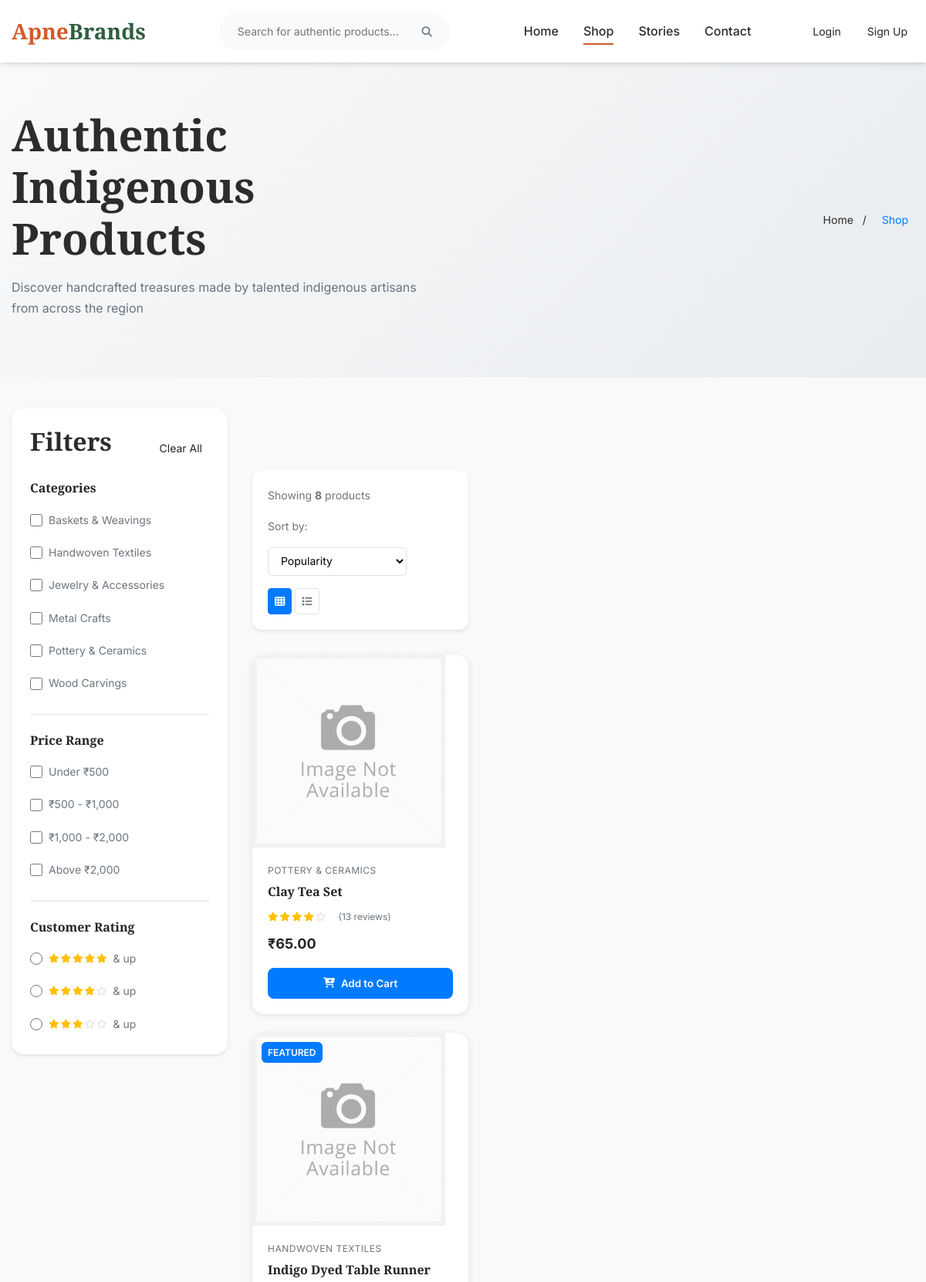
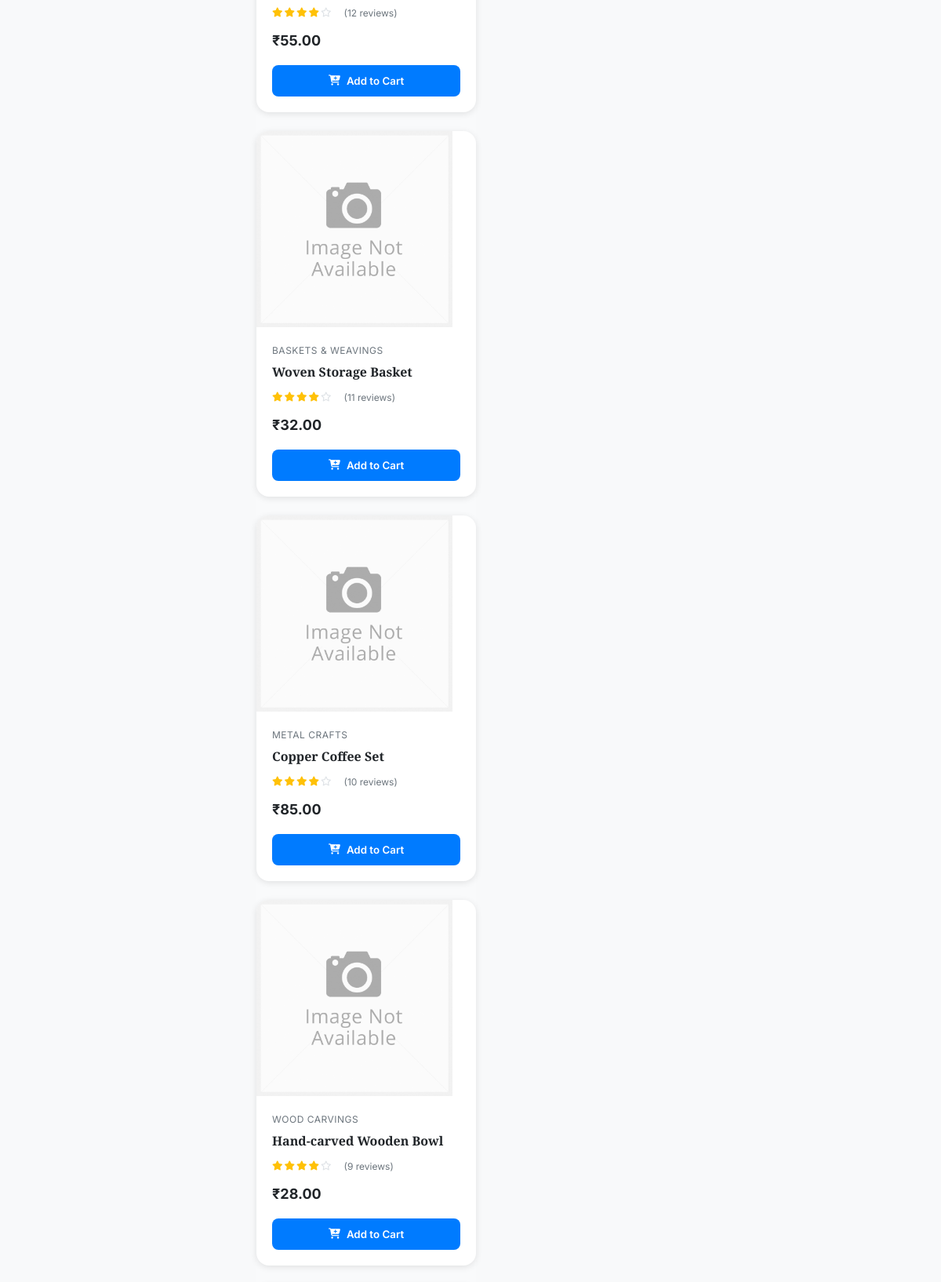
The app's page /shop/ (upper part) with its own data (2 pictures, top to bottom).
### ecommerce/models.py (models this page shows, shortened)
class Category(models.Model):
    name = models.CharField(max_length=100, unique=True)
    slug = models.SlugField(max_length=100, unique=True)
    description = models.TextField(blank=True)
    image = models.ImageField(upload_to='categories/', blank=True)
    is_active = models.BooleanField(default=True)
    created_at = models.DateTimeField(auto_now_add=True)
    class Meta:
        verbose_name_plural = 'Categories'
        ordering = ['name']

class Product(models.Model):
    AVAILABILITY_CHOICES = [
        ('in_stock', 'In Stock'),
        ('out_of_stock', 'Out of Stock'),
        ('limited', 'Limited Stock'),
    ]
    name = models.CharField(max_length=200)
    slug = models.SlugField(max_length=200, unique=True)
    category = models.ForeignKey(Category, on_delete=models.CASCADE, related_name='products')
    description = models.TextField()
    short_description = models.CharField(max_length=300, blank=True)
    price = models.DecimalField(max_digits=10, decimal_places=2)
    original_price = models.DecimalField(max_digits=10, decimal_places=2, blank=True, null=True)
    image = models.ImageField(upload_to='products/')
    image2 = models.ImageField(upload_to='products/', blank=True)
    image3 = models.ImageField(upload_to='products/', blank=True)
    image4 = models.ImageField(upload_to='products/', blank=True)
    availability = models.CharField(max_length=20, choices=AVAILABILITY_CHOICES, default='in_stock')
    stock_count = models.PositiveIntegerField(default=0)
    is_featured = models.BooleanField(default=False)
    is_active = models.BooleanField(default=True)
    brand = models.CharField(max_length=100, blank=True)
    rating = models.DecimalField(max_digits=3, decimal_places=2, default=0.00)
    rating_count = models.PositiveIntegerField(default=0)
    created_at = models.DateTimeField(auto_now_add=True)
    updated_at = models.DateTimeField(auto_now=True)
    class Meta:
        ordering = ['-created_at']

### ecommerce/views.py (the view)
# urls.py: path('shop/', views.shop, name='shop'),
def shop(request):
    from ecommerce.models import Product, Category
    products = Product.objects.filter(is_active=True).order_by('-created_at')
    categories = Category.objects.filter(is_active=True)
    category_slug = request.GET.get('category')
    if category_slug:
        try:
            category = Category.objects.get(slug=category_slug)
            products = products.filter(category=category)
        except Category.DoesNotExist:
            pass
    search_query = request.GET.get('search')
    if search_query:
        products = products.filter(
            models.Q(name__icontains=search_query) |
            models.Q(description__icontains=search_query) |
            models.Q(short_description__icontains=search_query)
        )
    context = {
        'products': products,
        'categories': categories,
        'current_category': category_slug,
        'search_query': search_query,
    }
    return render(request, 'modern_shop.html', context)

### templates/modern_shop.html (shortened to what this page needs)
{% extends 'modern_base.html' %}
{% load static %}
{% block extra_css %}
<link rel="stylesheet" href="{% static 'css/shop.css' %}">
{% endblock %}
{% block content %}
<section class="shop-header">
    <div class="container">
        <div class="row align-center">
            <div class="col">
                <h1>Authentic Indigenous Products</h1>
                <p>Discover handcrafted treasures made by talented indigenous artisans from across the region</p>
            </div>
            <div class="col text-right">
                <nav class="breadcrumb-nav">
                    <a href="{% url 'index' %}">Home</a>
                    <span>/</span>
                    <span class="current">Shop</span>
                </nav>
            </div>
        </div>
    </div>
</section>
<div class="shop-container">
    <div class="container">
        <div class="shop-layout">
            <aside class="filters-sidebar">
                <div class="d-flex justify-between align-center mb-3">
                    <h3>Filters</h3>
                    <button class="btn btn-small clear-filters-btn">Clear All</button>
                </div>
                <div class="filter-group" data-filter-type="category">
                    <h4>Categories</h4>
                    <div class="filter-options">
                        {% for category in categories %}
                        <div class="filter-option">
                            <input type="checkbox" id="category-{{ category.id }}" value="{{ category.slug }}">
                            <label for="category-{{ category.id }}">{{ category.name }}</label>
                        </div>
                        {% endfor %}
                    </div>
                </div>
                <div class="filter-group" data-filter-type="price">
                    <h4>Price Range</h4>
                    <div class="filter-options">
                        <div class="filter-option">
                            <input type="checkbox" id="price-0-500" value="0-500">
                            <label for="price-0-500">Under ₹500</label>
                        </div>
                        <div class="filter-option">
                            <input type="checkbox" id="price-500-1000" value="500-1000">
                            <label for="price-500-1000">₹500 - ₹1,000</label>
                        </div>
                        <div class="filter-option">
                            <input type="checkbox" id="price-1000-2000" value="1000-2000">
                            <label for="price-1000-2000">₹1,000 - ₹2,000</label>
                        </div>
                        <div class="filter-option">
                            <input type="checkbox" id="price-2000-plus" value="2000+">
                            <label for="price-2000-plus">Above ₹2,000</label>
                        </div>
                    </div>
                </div>
                <div class="filter-group" data-filter-type="rating">
                    <h4>Customer Rating</h4>
                    <div class="filter-options">
                        <div class="filter-option">
                            <input type="radio" id="rating-5" name="rating" value="5">
                            <label for="rating-5">
                                <div class="stars">
                                    <i class="fas fa-star star"></i>
                                    <i class="fas fa-star star"></i>
                                    <i class="fas fa-star star"></i>
                                    <i class="fas fa-star star"></i>
                                    <i class="fas fa-star star"></i>
                                </div>
                                & up
                            </label>
                        </div>
                        <div class="filter-option">
                            <input type="radio" id="rating-4" name="rating" value="4">
                            <label for="rating-4">
                                <div class="stars">
                                    <i class="fas fa-star star"></i>
                                    <i class="fas fa-star star"></i>
                                    <i class="fas fa-star star"></i>
                                    <i class="fas fa-star star"></i>
                                    <i class="far fa-star star empty"></i>
                                </div>
                                & up
                            </label>
                        </div>
                        <div class="filter-option">
                            <input type="radio" id="rating-3" name="rating" value="3">
                            <label for="rating-3">
                                <div class="stars">
                                    <i class="fas fa-star star"></i>
                                    <i class="fas fa-star star"></i>
                                    <i class="fas fa-star star"></i>
                                    <i class="far fa-star star empty"></i>
                                    <i class="far fa-star star empty"></i>
                                </div>
                                & up
                            </label>
                        </div>
                    </div>
                </div>
            </aside>
            <main class="products-section">
                <div class="shop-header-controls">
                    <div class="results-info">
                        <span>Showing <strong>{{ products|length }}</strong> products</span>
                    </div>
                    <div class="sort-controls">
                        <label for="sort-select">Sort by:</label>
                        <select id="sort-select">
                            <option value="popularity">Popularity</option>
                        </select>
                        <div class="view-toggle">
                            <button class="view-btn active" data-view="grid" title="Grid View">
                                <i class="fas fa-th"></i>
                            </button>
                            <button class="view-btn" data-view="list" title="List View">
                                <i class="fas fa-list"></i>
                            </button>
                        </div>
                    </div>
                </div>
                <div class="products-grid grid-view" id="products-grid">
                    {% for product in products %}
                    <div class="product-card" data-product-id="{{ product.id }}">
                        <div class="product-image">
                            {% if product.image %}
                                <img src="{{ product.image.url }}" alt="{{ product.name }}" loading="lazy">
                            {% else %}
                                <img src="{% static 'images/placeholder-product.jpg' %}" alt="{{ product.name }}" loading="lazy">
                            {% endif %}
                            {% if product.is_featured %}
                                <div class="product-badge bestseller">Featured</div>
                            {% endif %}
                        </div>
                        <div class="product-info">
                            <div class="product-brand">{{ product.category.name }}</div>
                            <h3 class="product-title">
                                <a href="{% url 'product_detail' product.id %}">{{ product.name }}</a>
                            </h3>
                            <div class="product-rating">
                                <div class="stars">
                                    <i class="fas fa-star star"></i>
                                    <i class="fas fa-star star"></i>
                                    <i class="fas fa-star star"></i>
                                    <i class="fas fa-star star"></i>
                                    <i class="far fa-star star empty"></i>
                                </div>
                                <span class="rating-count">({{ product.id|add:5 }} reviews)</span>
                            </div>
                            <div class="product-price">
                                <span class="current-price">₹{{ product.price }}</span>
                            </div>
                            <button class="add-to-cart" data-product-id="{{ product.id }}" data-product-name="{{ product.name }}">
                                <i class="fas fa-cart-plus"></i>
                                Add to Cart
                            </button>
                        </div>
                    </div>
                    {% empty %}
                    <div class="no-products-message">
                        <h3>No products found</h3>
                        <p>Try adjusting your search or filter criteria.</p>
                    </div>
                    {% endfor %}
                </div>
            </main>
        </div>
    </div>
</div>
{% endblock %}

### templates/modern_base.html (shortened to what this page needs)
{% load static %}
<!DOCTYPE html>
<html lang="en">
<head>
    <link rel="stylesheet" href="https://cdnjs.cloudflare.com/ajax/libs/font-awesome/6.4.0/css/all.min.css">
    <link rel="stylesheet" href="{% static 'css/modern-style.css' %}">
    {% block extra_css %}{% endblock %}
</head>
<body>
    <header class="header" id="header">
        <div class="container">
            <nav class="navbar">
                <a href="{% url 'index' %}" class="logo">
                    Apne<span>Brands</span>
                </a>
                <div class="search-container">
                    <input type="text" placeholder="Search for authentic products..." id="searchInput">
                    <button type="button" id="searchBtn">
                        <i class="fas fa-search"></i>
                    </button>
                </div>
                <ul class="nav-links">
                    <li><a href="{% url 'index' %}" class="{% if request.resolver_match.url_name == 'index' %}active{% endif %}">Home</a></li>
                    <li><a href="{% url 'shop' %}" class="{% if request.resolver_match.url_name == 'shop' %}active{% endif %}">Shop</a></li>
                    <li><a href="{% url 'blog' %}" class="{% if request.resolver_match.url_name == 'blog' %}active{% endif %}">Stories</a></li>
                    <li><a href="{% url 'contact' %}" class="{% if request.resolver_match.url_name == 'contact' %}active{% endif %}">Contact</a></li>
                </ul>
                <div class="header-actions">
                    {% if user.is_authenticated %}
                        <a href="#" class="wishlist-icon" title="Wishlist">
                            <i class="far fa-heart"></i>
                            <span class="cart-badge">0</span>
                        </a>
                        <a href="{% url 'cart' %}" class="cart-icon" title="Shopping Cart">
                            <i class="fas fa-shopping-bag"></i>
                            <span class="cart-badge">0</span>
                        </a>
                        <div class="user-dropdown">
                            <a href="#" class="user-icon" title="Account">
                                <i class="far fa-user"></i>
                            </a>
                            <div class="dropdown-menu">
                                <a href="#" class="dropdown-item">My Profile</a>
                                <a href="#" class="dropdown-item">My Orders</a>
                                <a href="{% url 'logoutuser' %}" class="dropdown-item">Logout</a>
                            </div>
                        </div>
                    {% else %}
                        <a href="{% url 'loginuser' %}" class="btn btn-outline btn-small">Login</a>
                        <a href="{% url 'signupuser' %}" class="btn btn-primary btn-small">Sign Up</a>
                    {% endif %}
                </div>
            </nav>
        </div>
    </header>
    <main>
        {% block content %}{% endblock %}
    </main>
</body>
</html>

### records on screen
Category: name "Baskets & Weavings"
Category: name "Handwoven Textiles"
Category: name "Jewelry & Accessories"
Category: name "Metal Crafts"
Category: name "Pottery & Ceramics"
Category: name "Wood Carvings"
Product: category.name "POTTERY & CERAMICS", name "Clay Tea Set", id|add "13", price "65.00"
Product: is_featured "FEATURED", category.name "HANDWOVEN TEXTILES", name "Indigo Dyed Table Runner", id|add "12", price "55.00"
Product: category.name "BASKETS & WEAVINGS", name "Woven Storage Basket", id|add "11", price "32.00"
Product: category.name "METAL CRAFTS", name "Copper Coffee Set", id|add "10", price "85.00"
Product: category.name "WOOD CARVINGS", name "Hand-carved Wooden Bowl", id|add "9", price "28.00"
